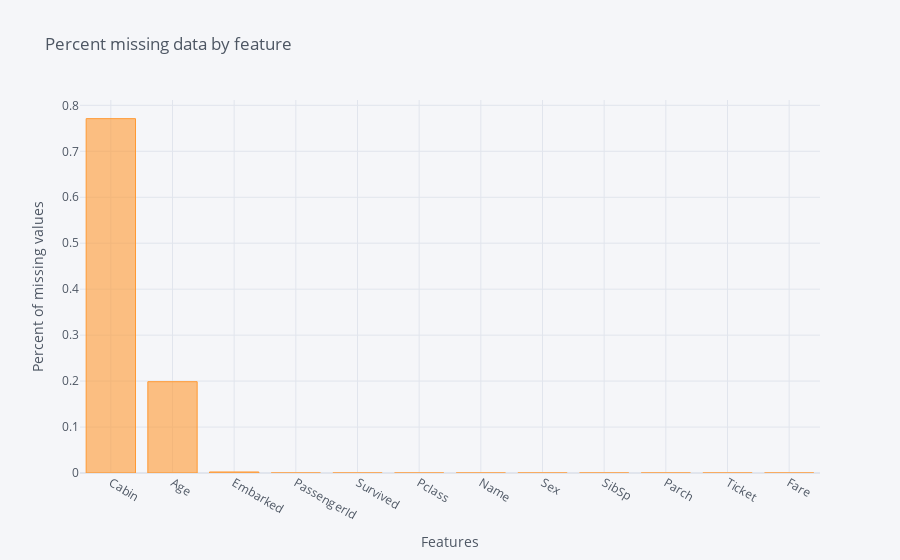

Notebook source saved alongside this figure:
### Markdown cell above
### 1. Mengatasi Nilai yang Hilang dan Asing

Masalah yang umumnya kita temui saat menyiapkan data adalah data yang hilang, Sebagian besar dataset terutama dataset yang terbuat dari data dunia nyata memiliki nilai yang hilang. Contohnya dapat dilihat pada tabel dibawah, dimana dataset titanic memiliki beberapa nilai yang hilang yaitu pada Cabin, Age, dan Embarked.

### Code cell
missing_values = draw_missing_data_table(titanic_df)
display(missing_values)
missing_values[['Percent']].iplot(kind='bar', xTitle='Features', yTitle='Percent of missing values', title='Percent missing data by feature')

### Figure 1 — Plotly figure (JSON) as saved in the notebook; plotly's stock layout.template omitted (floating-point values rounded to 4 significant figures)
{"data": [{"marker": {"color": "rgba(255, 153, 51, 0.6)", "line": {"color": "rgba(255, 153, 51, 1.0)", "width": 1}}, "name": "Percent", "orientation": "v", "text": "", "type": "bar", "x": ["Cabin", "Age", "Embarked", "PassengerId", "Survived", "Pclass", "Name", "Sex", "SibSp", "Parch", "Ticket", "Fare"], "y": [0.771, 0.1987, 0.002245, 0, 0, 0, 0, 0, 0, 0, 0, 0]}], "layout": {"legend": {"bgcolor": "#F5F6F9", "font": {"color": "#4D5663"}}, "paper_bgcolor": "#F5F6F9", "plot_bgcolor": "#F5F6F9", "title": {"font": {"color": "#4D5663"}, "text": "Percent missing data by feature"}, "xaxis": {"gridcolor": "#E1E5ED", "showgrid": true, "tickfont": {"color": "#4D5663"}, "title": {"font": {"color": "#4D5663"}, "text": "Features"}, "zerolinecolor": "#E1E5ED"}, "yaxis": {"gridcolor": "#E1E5ED", "showgrid": true, "tickfont": {"color": "#4D5663"}, "title": {"font": {"color": "#4D5663"}, "text": "Percent of missing values"}, "zerolinecolor": "#E1E5ED"}}}
